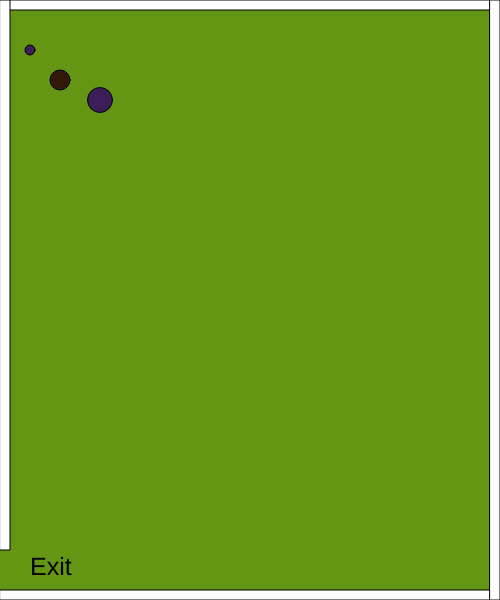
Frame 1 (no input)
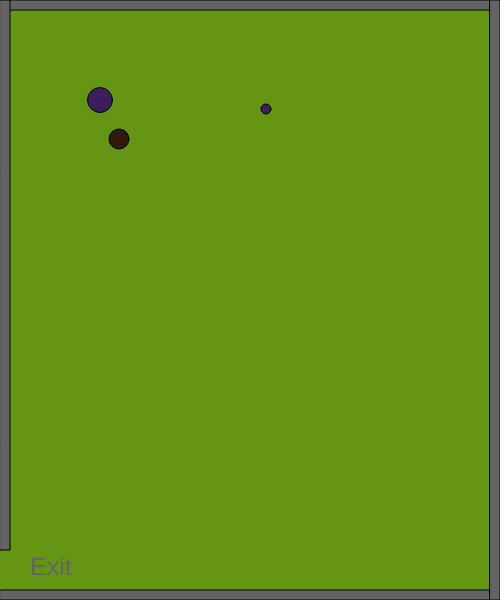
Frame 60 (no input)
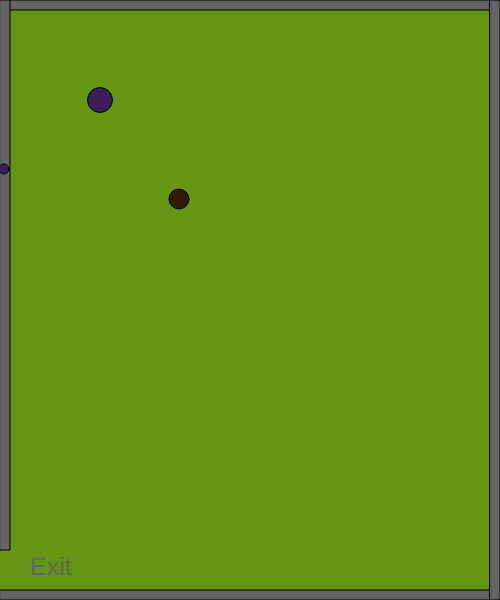
Frame 120 (the mouse pressed at the canvas centre since frame 60)

The p5.js sketch that drew these frames (run headless with seeded random() and noise() and a simulated clock; from frame 60 on, the mouse is pressed at the canvas centre):

// p5.js sketch
// ── sketch.js
// character
var characterX = 100;
var characterY = 100;

// wasd
var w = 87; 
var s = 83;
var a = 65;
var d = 68;

// shape 1
var shapeX = 30;
var shapeY = 50;
var shapeXSpeed;
var shapeYSpeed;

// shape 2
var shapeW = 60;
var shapeZ = 80;
var shapeWSpeed;
var shapeZSpeed;

// mouse click shape
var mouseShapeX;
var mouseShapeY;
function setup()
{
    createCanvas(500, 600);
    shapeXSpeed = Math.floor(Math.random() * (Math.floor(Math.random() * 5)) + 1);
    shapeYSpeed = Math.floor(Math.random() * (Math.floor(Math.random() * 5)) + 1);
    shapeWSpeed = Math.floor(Math.random() * (Math.floor(Math.random() * 5)) + 1);
    shapeZSpeed = Math.floor(Math.random() * (Math.floor(Math.random() * 5)) + 1);
}

function draw()
    {background(100,150,20);
    // top border
    rect(0,0,width,10);
    // left border
    rect(0,0,10,height-50);
    // bottom border
    rect(0, height-10,width, 10);
    // right upper border
    rect(width-10,0,10,height);

    // exit message
    textSize(25);
    text("Exit", width-470,height-25)

    // character
    fill(60,30,90);
    circle(characterX,characterY,25);

    if(keyIsDown(w))
    {
        characterY -= 10;   
    }
    if(keyIsDown(s))
    {
        characterY += 10;   
    }
    if(keyIsDown(a))
    {
        characterX -= 10;   
    }
    if(keyIsDown(d))
    {
        characterX += 10;   
    }

   
    // enemy shapes
    {circle(shapeX, shapeY, 10);
        fill(50,25,10)
    }
    {circle(shapeW, shapeZ, 20);
        fill(40,50,20)
    }

    // enemy movement 
    shapeX += shapeXSpeed;
    shapeY += shapeYSpeed;
    shapeW += shapeWSpeed;
    shapeZ += shapeZSpeed;

    // shape 1 out of bounds
    if(shapeX > width)
    {
        shapeX = 0;
    }
    if(shapeX < 0)
    {
        shapeX = width;
    }
    if(shapeY > height)
    {
        shapeY = 0;
    }
    if(shapeY < 0)
    {
        shapeY = height;
    }

    // shape 2 out of bounds
    if(shapeW > width)
    {
        shapeW = 0;
    }
    if(shapeW < 0)
    {
        shapeW = width;
    }
    if(shapeZ > height)
    {
        shapeZ = 0;
    }
    if(shapeZ < 0)
    {
        shapeZ = height;
    }
    // exit check
    if(characterY > width && characterX < width-500)
    {
        stroke(5);
        fill(0);
        textSize(50);
        text("You Win!", width/2-20, height/2-25);
    }

    // mouse click
    fill(100,100,100);
    circle(mouseShapeX, mouseShapeY, 30);
}

function mouseClicked()
{
    mouseShapeX = mouseX;
    mouseShapeY = mouseY;
}

function keyPressed() {
    if (keyCode === LEFT_ARROW) {
        characterX -= 10;
    } 
    else if (keyCode === RIGHT_ARROW) {
        characterX += 10;
    }
    else if (keyCode === UP_ARROW) {
        characterY -= 10;
    }
    else if (keyCode === DOWN_ARROW) {
        characterY += 10;
    }
  }
